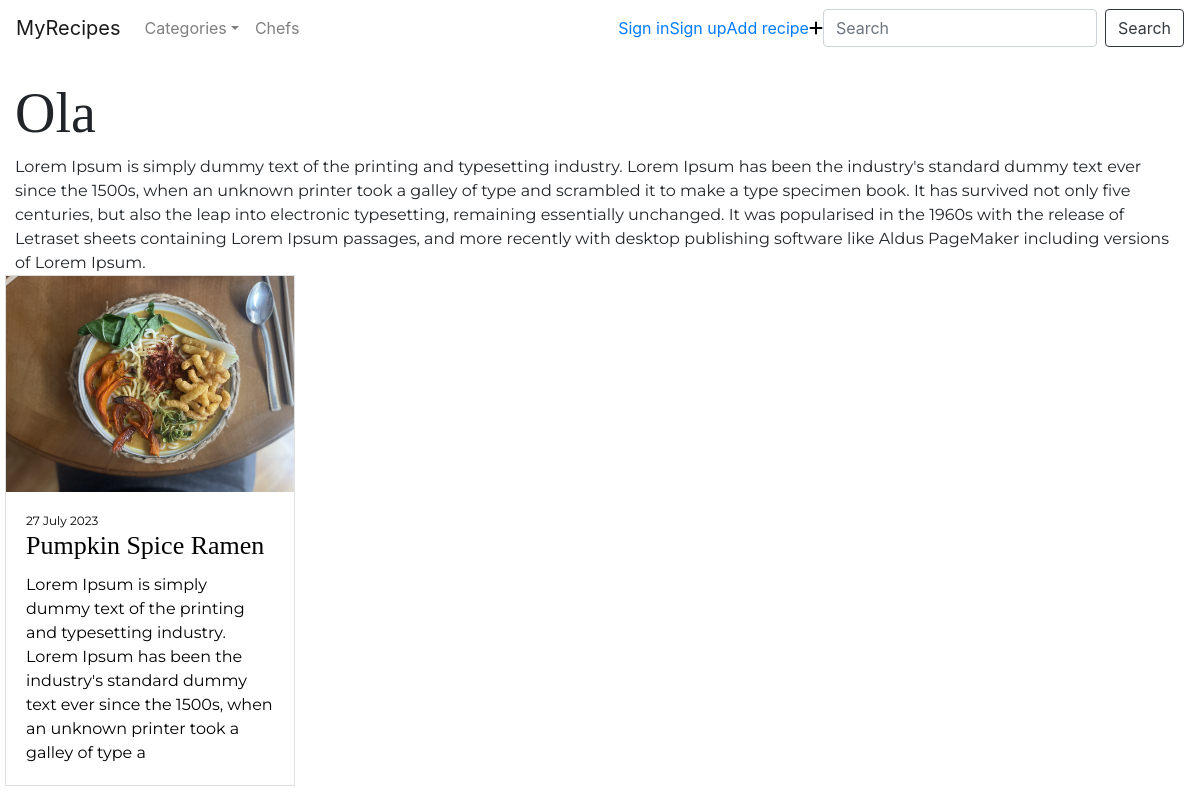
Screenshot of /chef_profile/1/ with the database file from the repository.
### recipes/models/chef.py (models this page shows)
class Chef(models.Model):
    name = models.CharField(max_length=50)
    bio = models.TextField(blank=True)
    profile_photo = models.ImageField(upload_to='images', default='user.png')

### recipes/models/recipe.py (models this page shows)
class Recipe(models.Model):
    title = models.CharField(max_length=50)
    description = models.CharField(max_length=200)
    chef = models.ForeignKey(Chef, on_delete=models.CASCADE)
    ingredients = models.ManyToManyField(Ingredient)
    preparation = models.TextField(blank=True)
    categories = models.ManyToManyField(Category)
    created_at = models.DateTimeField(auto_now_add=True)
    photo = models.ImageField(upload_to='images', default='user.png')

### recipes/views.py (the view)
# urls.py: path('chef_profile/<int:pk>/', views.chef_profile, name="chef_profile_page"),
def chef_profile(request, pk):
    categories = Category.objects.all()
    chef = get_object_or_404(Chef, pk=pk)
    chef_recipes = Recipe.objects.filter(chef=pk)
    return render(request, '../templates/recipes/chef_profile.html',
                  {'chef': chef, 'chef_recipes': chef_recipes, 'categories': categories})

### recipes/templates/recipes/chef_profile.html
{% extends 'recipes/base.html' %}
{% block content %}
<div class="container-fluid ">
    <div class="row">
        <div class="col">
            <h2>{{ chef.name }}</h2>
            <p>{{ chef.bio|linebreaksbr }}</p>
            <div class="row g-3">
                {% for chef_recipe in chef_recipes.all %}
                <div class="col-12 col-md-6 col-lg-3">
                    <a class="recipe-card" href="{% url 'recipe_detail_page' pk=chef_recipe.pk %}">
                        <div class="card h-100">
                            <div class="image"><img class="card-img-top" src="{{chef_recipe.photo.url}}"
                                                    alt="Card image cap">
                            </div>
                            <div class="card-body">
                                <p class="date">{{ chef_recipe.created_at|date:"j E Y" }}</p>
                                <h5 class="card-title ">{{ chef_recipe.title }}</h5>
                                <p class="card-text">{{ chef_recipe.description|linebreaksbr }}</p>
                            </div>
                        </div>
                    </a>
                </div>
                {% endfor %}
            </div>
        </div>
    </div>
</div>
{% endblock %}

### recipes/static/css/style.css (style rules this page uses)
.container-fluid { padding: 80px 15px 0 15px; }
p { font-family: 'Montserrat', sans-serif; margin:0; }
h1, h2, h3, h4 ,h5 { font-family: 'Playfair Display', serif; }
h2 { font-size: 56px; }
h5 { font-size: 26px; }
.col-12 { padding: 0 5px 10px 5px; }
.recipe-card { color: #000; position: relative; text-decoration: none; }
.recipe-card::before { background: hsla(360, 100%, 100%, 0.59); content: ""; inset: 0; position: absolute; width: 0; transition: 0.5s ease-in-out; z-index: 100; }
.card { border-radius: 0; }
.card-body { display:flex; height:100%; flex-direction:column; }
.image { height:50%; }
.card-img-top { border-radius: 0; }
.date { font-size: 12px; }
.card-text { flex-grow: 1; }
.image { height:100%; }
img { display:block; width:100%; height:100%; object-fit: cover; }

### rows the page displays
Chef: name "Ola", bio "Lorem Ipsum is simply dummy text of the printing and typesetting industry. Lorem Ipsum has been the industry's standard dummy text ever since the 1500s, when an unknown printer took a galley of type and scrambled it to make a type specimen book. It has survived not only five centuries, but also the leap into electronic typesetting, remaining essentially unchanged. It was popularised in the 1960s with the release of Letraset sheets containing Lorem Ipsum passages, and more recently with desktop publishing software like Aldus PageMaker including versions of Lorem Ipsum."
Recipe: photo (picture), created_at "27 July 2023", title "Pumpkin Spice Ramen", description "Lorem Ipsum is simply dummy text of the printing and typesetting industry. Lorem Ipsum has been the industry's standard dummy text ever since the 1500s, when an unknown printer took a galley of type a"
